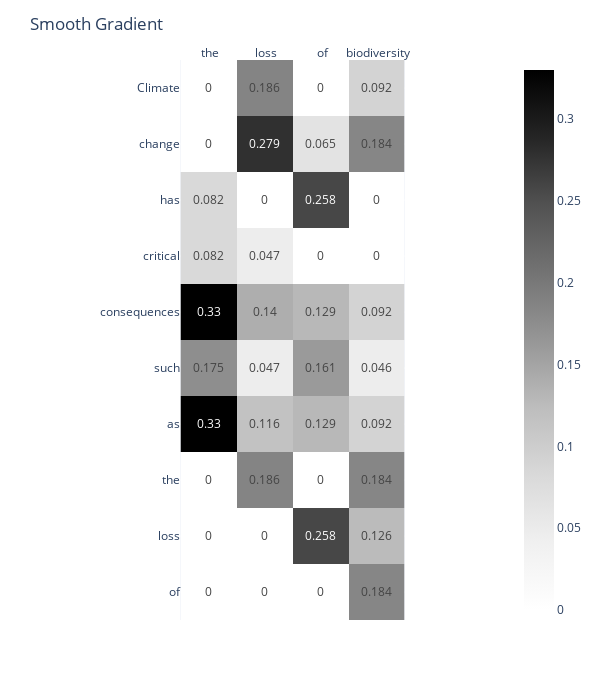

The cell this chart's notebook holds for it:
### Code cell
fig = generate_heat_map_from_grad_matrix(grad_matrix_list[2].T, tokenizer, sample_text, result, h=700)

fig.update_layout(title_text="Smooth Gradient")
fig.show()

### Figure 1 — Plotly figure (JSON) as saved in the notebook; plotly's stock layout.template omitted (floating-point values rounded to 4 significant figures)
{"data": [{"coloraxis": "coloraxis", "hovertemplate": "x: %{x}<br>y: %{y}<br>color: %{z}<extra></extra>", "name": "0", "texttemplate": "%{z}", "type": "heatmap", "x": [" the", " loss", " of", " biodiversity"], "xaxis": "x", "y": ["Climate", " change", " has", " critical", " consequences", " such", " as", " the", " loss", " of"], "yaxis": "y", "z": [[0, 0.186, 0, 0.092], [0, 0.279, 0.065, 0.184], [0.082, 0, 0.258, 0], [0.082, 0.047, 0, 0], [0.33, 0.14, 0.129, 0.092], [0.175, 0.047, 0.161, 0.046], [0.33, 0.116, 0.129, 0.092], [0, 0.186, 0, 0.184], [0, 0, 0.258, 0.126], [0, 0, 0, 0.184]]}], "layout": {"coloraxis": {"colorscale": [[0, "rgb(255,255,255)"], [0.125, "rgb(240,240,240)"], [0.25, "rgb(217,217,217)"], [0.375, "rgb(189,189,189)"], [0.5, "rgb(150,150,150)"], [0.625, "rgb(115,115,115)"], [0.75, "rgb(82,82,82)"], [0.875, "rgb(37,37,37)"], [1, "rgb(0,0,0)"]]}, "height": 700, "margin": {"t": 60}, "title": {"text": "Smooth Gradient"}, "width": 600, "xaxis": {"anchor": "y", "constrain": "domain", "domain": [0, 1], "scaleanchor": "y", "side": "top", "tickfont": {"size": 12}}, "yaxis": {"anchor": "x", "autorange": "reversed", "constrain": "domain", "domain": [0, 1], "tickfont": {"size": 12}}}}
